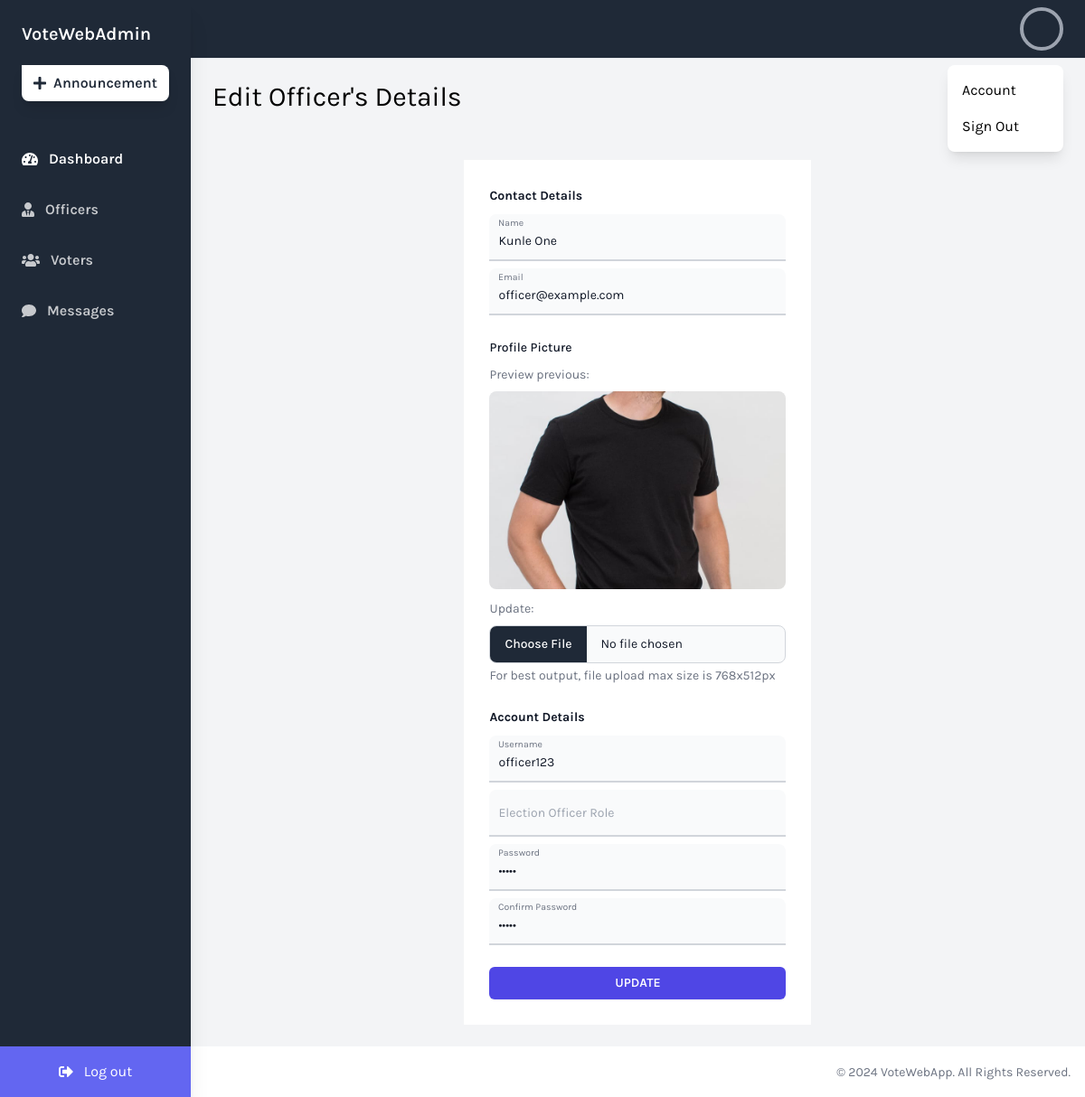
Screenshot of /admin/edit_officer.php?id=1 with the database file from the repository.
### tables this page shows
CREATE TABLE `users` (
  `id` int(11) NOT NULL,
  `name` varchar(50) NOT NULL,
  `email` varchar(50) NOT NULL,
  `username` varchar(50) NOT NULL,
  `role` varchar(50) NOT NULL,
  `idno` varchar(50) NOT NULL,
  `pstation` varchar(50) NOT NULL,
  `phone` varchar(50) NOT NULL,
  `address` varchar(100) NOT NULL,
  `picture` varchar(200) NOT NULL DEFAULT 'product.jpg',
  `password` varchar(50) NOT NULL,
  `created_at` timestamp NOT NULL DEFAULT current_timestamp(),
  `updated_at` timestamp NOT NULL DEFAULT current_timestamp()
);

### admin/edit_officer.php (the view, shortened to what this page needs)
<?php
    include ('../config.php');
    $urlID = $_GET['id'];
    $uniqueOfficer = mysqli_query($conn, "SELECT * FROM `users` WHERE (`id` = '$urlID') ");
    $unique = mysqli_fetch_array($uniqueOfficer);
?>
<?php include("header.php"); ?>
<div class="w-full overflow-x-hidden border-t flex flex-col">
    <main class="w-full flex-grow p-6">
        <h1 class="text-3xl text-black pb-6">Edit Officer's Details</h1>
        <div class="mt-7 bg-white p-7 sm:mx-auto sm:w-full sm:max-w-sm">
            <form class="space-y-6" action="" method="POST" enctype="multipart/form-data">
            <div class="space-y-2">
                <h1 class="block text-sm font-medium leading-6 text-gray-900"><b>Contact Details</b></h1>
                <div class="relative">
                    <input type="text" name="name" id="name" value="<?= htmlspecialchars($unique['name']) ?>" class="block rounded-t-lg px-2.5 pb-2.5 pt-5 w-full text-sm text-gray-900 bg-gray-50 dark:bg-gray-700 border-0 border-b-2 border-gray-300 appearance-none dark:text-white dark:border-gray-600 dark:focus:border-blue-500 focus:outline-none focus:ring-0 focus:border-blue-600 peer" placeholder=" " />
                    <label for="name" class="absolute text-sm text-gray-500 dark:text-gray-400 duration-300 transform -translate-y-4 scale-75 top-4 z-10 origin-[0] start-2.5 peer-focus:text-blue-600 peer-focus:dark:text-blue-500 peer-placeholder-shown:scale-100 peer-placeholder-shown:translate-y-0 peer-focus:scale-75 peer-focus:-translate-y-4 rtl:peer-focus:translate-x-1/4 rtl:peer-focus:left-auto">Name</label>
                </div>
                <div class="relative">
                    <input type="email" name="email" id="email" value="<?= htmlspecialchars($unique['email']) ?>" class="block rounded-t-lg px-2.5 pb-2.5 pt-5 w-full text-sm text-gray-900 bg-gray-50 dark:bg-gray-700 border-0 border-b-2 border-gray-300 appearance-none dark:text-white dark:border-gray-600 dark:focus:border-blue-500 focus:outline-none focus:ring-0 focus:border-blue-600 peer" placeholder=" " />
                    <label for="email" class="absolute text-sm text-gray-500 dark:text-gray-400 duration-300 transform -translate-y-4 scale-75 top-4 z-10 origin-[0] start-2.5 peer-focus:text-blue-600 peer-focus:dark:text-blue-500 peer-placeholder-shown:scale-100 peer-placeholder-shown:translate-y-0 peer-focus:scale-75 peer-focus:-translate-y-4 rtl:peer-focus:translate-x-1/4 rtl:peer-focus:left-auto">Email</label>
                </div>
            </div>
            <div class="space-y-2">
                <h1 class="block text-sm font-medium leading-6 text-gray-900">Profile Picture</h1>
                <div class="relative">
                    <p class="text-sm text-gray-500 mb-2">Preview previous:</p>
                    <div class="aspect-h-2 aspect-w-3 overflow-hidden rounded-lg mb-3">
                        <img src="../uploads/voters/<?= $unique['picture'] ?>" width="300" alt="Default DP" class="h-full w-full object-cover object-center">
                    </div>
                    <p class="text-sm text-gray-500 mb-2">Update:</p>
                    <input class="block w-full text-sm text-gray-900 border border-gray-300 rounded-lg cursor-pointer bg-gray-50 dark:text-gray-400 focus:outline-none dark:bg-gray-700 dark:border-gray-600 dark:placeholder-gray-400" aria-describedby="user_avatar_help" id="user_avatar" name="picture" type="file">
                    <div class="mt-1 text-sm text-gray-500 dark:text-gray-300" id="user_avatar_help">For best output, file upload max size is 768x512px</div>
                </div>
            </div>
            <div class="space-y-2">
                <h1 class="block text-sm font-medium leading-6 text-gray-900"><b>Account Details</b></h1>
                <div class="relative">
                    <input type="text" name="username" id="username" value="<?= htmlspecialchars($unique['username']) ?>" class="block rounded-t-lg px-2.5 pb-2.5 pt-5 w-full text-sm text-gray-900 bg-gray-50 dark:bg-gray-700 border-0 border-b-2 border-gray-300 appearance-none dark:text-white dark:border-gray-600 dark:focus:border-blue-500 focus:outline-none focus:ring-0 focus:border-blue-600 peer" placeholder=" " />
                    <label for="username" class="absolute text-sm text-gray-500 dark:text-gray-400 duration-300 transform -translate-y-4 scale-75 top-4 z-10 origin-[0] start-2.5 peer-focus:text-blue-600 peer-focus:dark:text-blue-500 peer-placeholder-shown:scale-100 peer-placeholder-shown:translate-y-0 peer-focus:scale-75 peer-focus:-translate-y-4 rtl:peer-focus:translate-x-1/4 rtl:peer-focus:left-auto">Username</label>
                </div>
                <div class="relative">
                    <input type="text" id="role" class="block rounded-t-lg px-2.5 pb-2.5 pt-5 w-full text-sm text-gray-900 bg-gray-50 dark:bg-gray-700 border-0 border-b-2 border-gray-300 appearance-none dark:text-white dark:border-gray-600 dark:focus:border-blue-500 focus:outline-none focus:ring-0 focus:border-blue-600 peer" placeholder=" " disabled />
                    <label for="role" class="absolute text-sm text-gray-400 dark:text-gray-500 duration-300 transform -translate-y-4 scale-75 top-4 z-10 origin-[0] start-2.5 peer-focus:text-blue-600 peer-focus:dark:text-blue-500 peer-placeholder-shown:scale-100 peer-placeholder-shown:translate-y-0 peer-focus:scale-75 peer-focus:-translate-y-4 rtl:peer-focus:translate-x-1/4 rtl:peer-focus:left-auto">Election Officer Role</label>
                </div>
                <div class="relative">
                    <input type="password" name="password" id="password" value="<?= htmlspecialchars($unique['password']) ?>" class="block rounded-t-lg px-2.5 pb-2.5 pt-5 w-full text-sm text-gray-900 bg-gray-50 dark:bg-gray-700 border-0 border-b-2 border-gray-300 appearance-none dark:text-white dark:border-gray-600 dark:focus:border-blue-500 focus:outline-none focus:ring-0 focus:border-blue-600 peer" placeholder=" " />
                    <label for="password" class="absolute text-sm text-gray-500 dark:text-gray-400 duration-300 transform -translate-y-4 scale-75 top-4 z-10 origin-[0] start-2.5 peer-focus:text-blue-600 peer-focus:dark:text-blue-500 peer-placeholder-shown:scale-100 peer-placeholder-shown:translate-y-0 peer-focus:scale-75 peer-focus:-translate-y-4 rtl:peer-focus:translate-x-1/4 rtl:peer-focus:left-auto">Password</label>
                </div>
                <div class="relative">
                    <input type="password" name="cpassword" id="cpassword" value="<?= htmlspecialchars($unique['password']) ?>" class="block rounded-t-lg px-2.5 pb-2.5 pt-5 w-full text-sm text-gray-900 bg-gray-50 dark:bg-gray-700 border-0 border-b-2 border-gray-300 appearance-none dark:text-white dark:border-gray-600 dark:focus:border-blue-500 focus:outline-none focus:ring-0 focus:border-blue-600 peer" placeholder=" " />
                    <label for="cpassword" class="absolute text-sm text-gray-500 dark:text-gray-400 duration-300 transform -translate-y-4 scale-75 top-4 z-10 origin-[0] start-2.5 peer-focus:text-blue-600 peer-focus:dark:text-blue-500 peer-placeholder-shown:scale-100 peer-placeholder-shown:translate-y-0 peer-focus:scale-75 peer-focus:-translate-y-4 rtl:peer-focus:translate-x-1/4 rtl:peer-focus:left-auto">Confirm Password</label>
                </div>
            </div>
            <div>
                <button type="submit" name="submit" class="flex w-full justify-center rounded-md bg-indigo-600 px-3 py-1.5 text-sm font-semibold leading-6 text-white shadow-sm hover:bg-indigo-500 focus-visible:outline focus-visible:outline-2 focus-visible:outline-offset-2 focus-visible:outline-indigo-600">UPDATE</button>
            </div>
            </form>
        </div>
    </main>
<?php include("footer.php"); ?>

### admin/header.php (style rules this page uses)
.font-family-karla { font-family: karla; }

### rows the page displays
users: name "Kunle One", email "officer@example.com", picture (placeholder picture), username "officer123"
